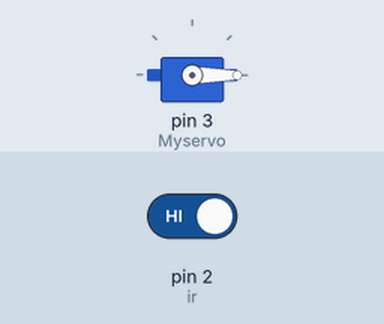
This sketch was run on a simulated Arduino Uno, built with avr-gcc and run on an emulated ATmega328P. On the bench: servo. Inputs (shaded band) come from the test bench; at power-on: pin 2 (ir) HIGH.

Above: at 1.2 s.
1.3 s: pin 2 (ir) driven LOW
At 1.78 s:
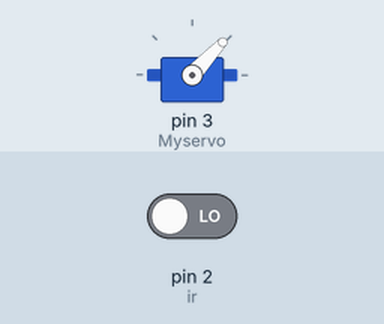
4.3 s: pin 2 (ir) driven HIGH
At 4.5 s:
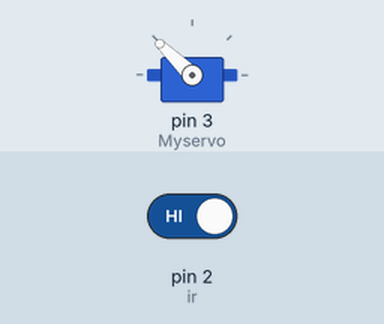
7.3 s: pin 2 (ir) driven LOW
At 8.06 s:
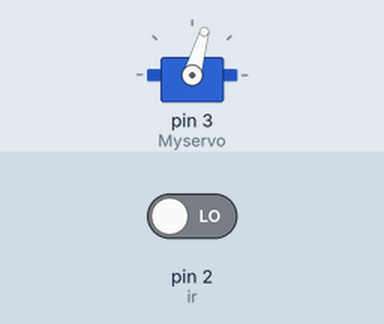
Timing chart, 0 to 19.3 s (numbered marks = the images above; inputs shaded):
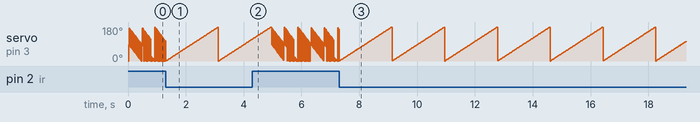

The sketch:

servo.ino
```cpp
#include<Servo.h>
Servo Myservo;
int pos;
int ir=2;
void setup()
{
pinMode(ir,INPUT);
Myservo.attach(3);
}

void loop()
{
  int statuss=digitalRead(ir);
  Serial.print(statuss);
  if(statuss==0)
  {

  for(pos=0;pos<=180;pos++){
  Myservo.write(pos);
  delay(10);
  }}
  else if(statuss==1){
  for(pos=180;pos>=0;pos--){
  Myservo.write(pos);
  //delay(15);
}}
  //delay(10);

}
```

Measured:
- by itself, servo on pin 3 (Myservo): ramps from 0° to 180° and jumps back, once every 1.8 s
